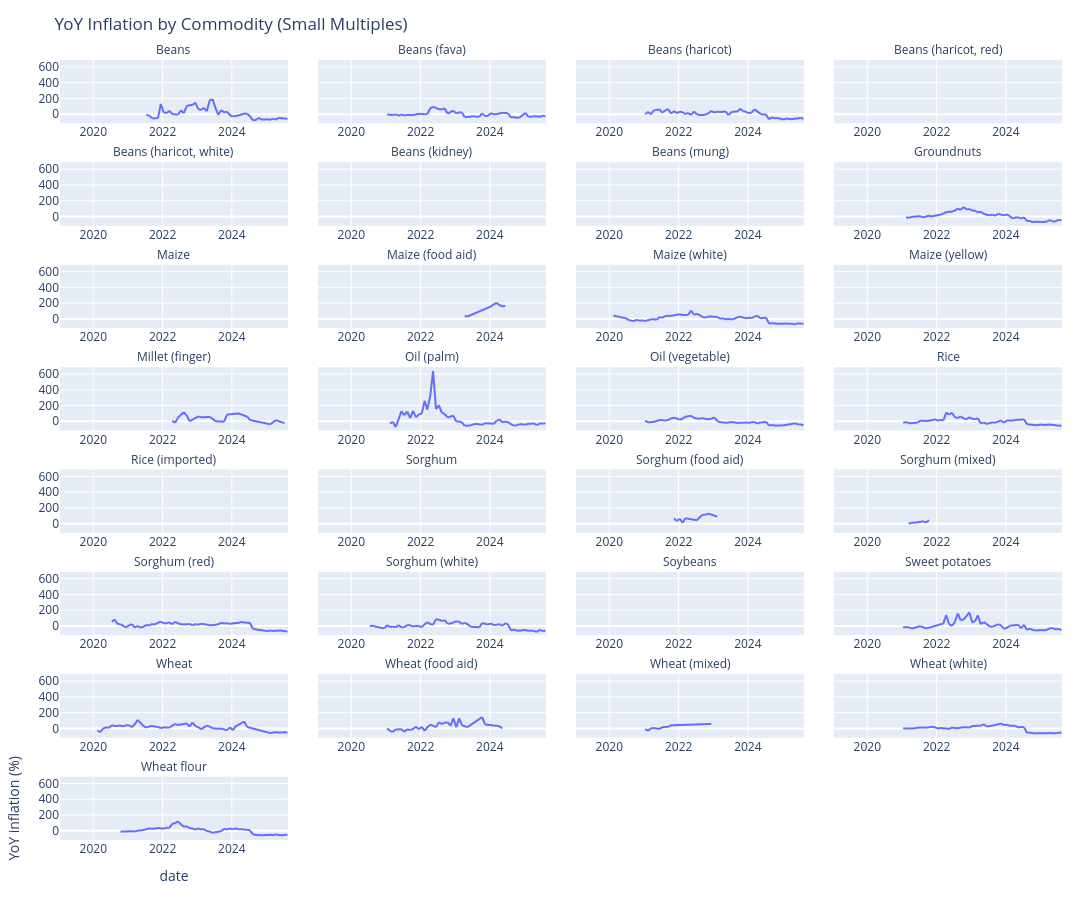

Source (notebook cell):
### Markdown cell above
- Obviously in 2022 ~ 2022, sudden price increase mostly driven by sorghum (mixed)

### Code cell
base_price = (
    eth_month
    .groupby("commodity", as_index=False)
    .agg(base_price=("average_price", "mean"))
)

eth_inf = eth_month.merge(base_price, on="commodity", how="left")

eth_inf["inflation_vs_base"] = (
    (eth_inf["average_price"] / eth_inf["base_price"] - 1) * 100
)

fig = px.line(
    eth_inf,
    x="date",
    y="inflation_yoy",
    facet_col="commodity",
    facet_col_wrap=4,           # 한 줄에 4개씩
    facet_col_spacing=0.03,
    facet_row_spacing=0.05,
    title="YoY Inflation by Commodity (Small Multiples)"
)
fig.for_each_annotation(lambda a: a.update(text=a.text.split("=")[-1]))  # facet 제목 깔끔하게
fig.update_yaxes(matches=None)  # y축 스케일 공유 안 하고 각자
fig.add_hline(y=0, line_dash="dash")
fig.update_yaxes(nticks=3)   # y축 눈금 3개 정도로 제한
fig.update_yaxes(tickfont=dict(size=8))  # 숫자 글자 크기 줄이기
# labels로 이름을 사람이 읽기 좋게 바꿔주고
fig = px.line(
    eth_inf,
    x="date",
    y="inflation_yoy",
    facet_col="commodity",
    facet_col_wrap=4,
    facet_col_spacing=0.03,
    facet_row_spacing=0.05,
    title="YoY Inflation by Commodity (Small Multiples)",
    labels={"inflation_yoy": "YoY inflation (%)"}
)

fig.for_each_annotation(lambda a: a.update(text=a.text.split("=")[-1]))

# 일단 전부 y축 제목 제거
fig.update_yaxes(title_text="")

# 첫 번째 y축(왼쪽 맨 위)만 다시 제목 넣기
fig.layout.yaxis.title = "YoY inflation (%)"
fig.update_xaxes(showticklabels=True)
fig.update_layout(
    width=1200,   # 가로 크게
    height=900,   # 세로도 크게
    margin=dict(l=60, r=30, t=60, b=60)
)
fig.update_xaxes(showticklabels=True)
fig.show()
